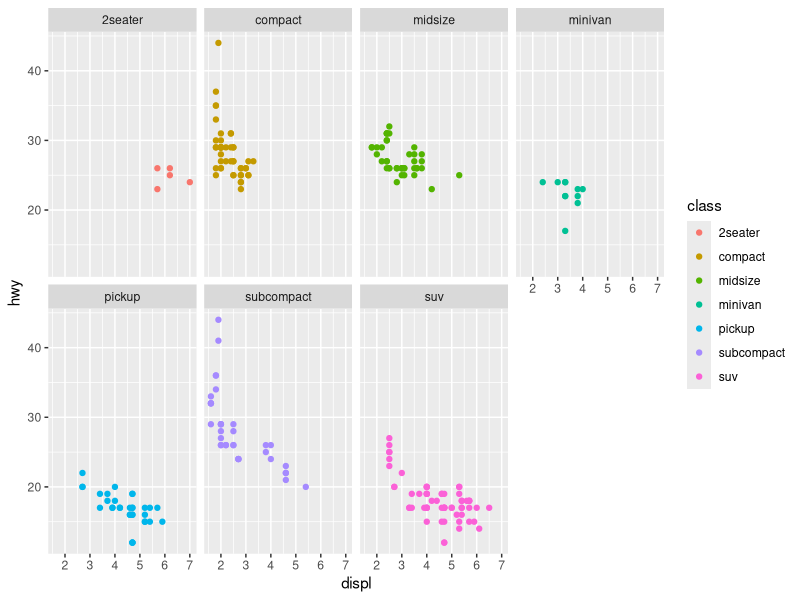
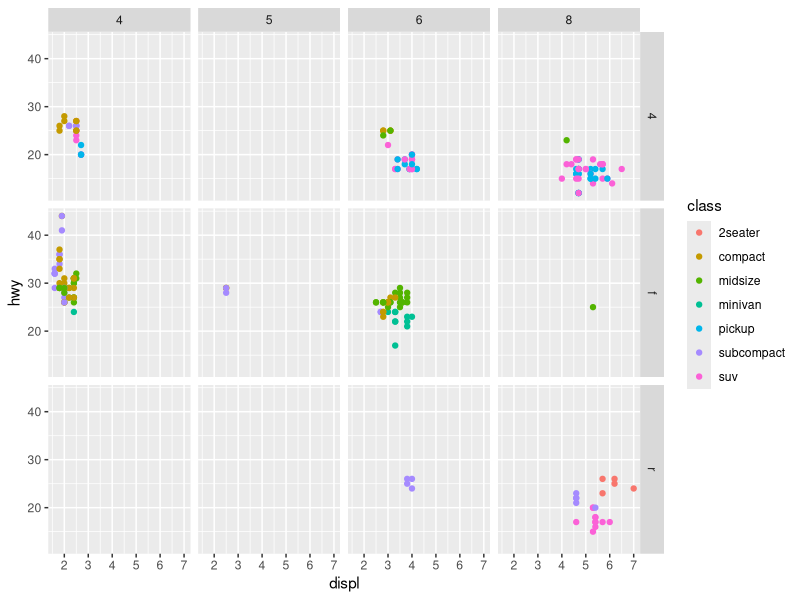
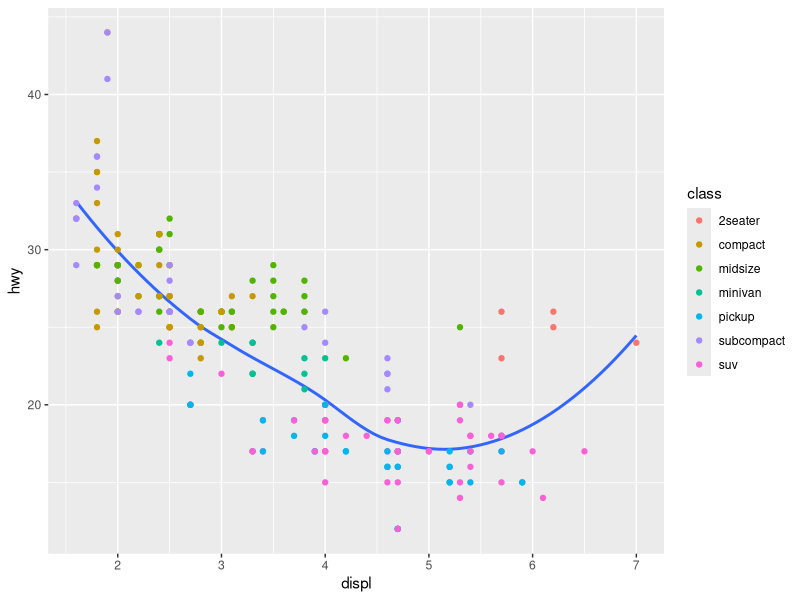
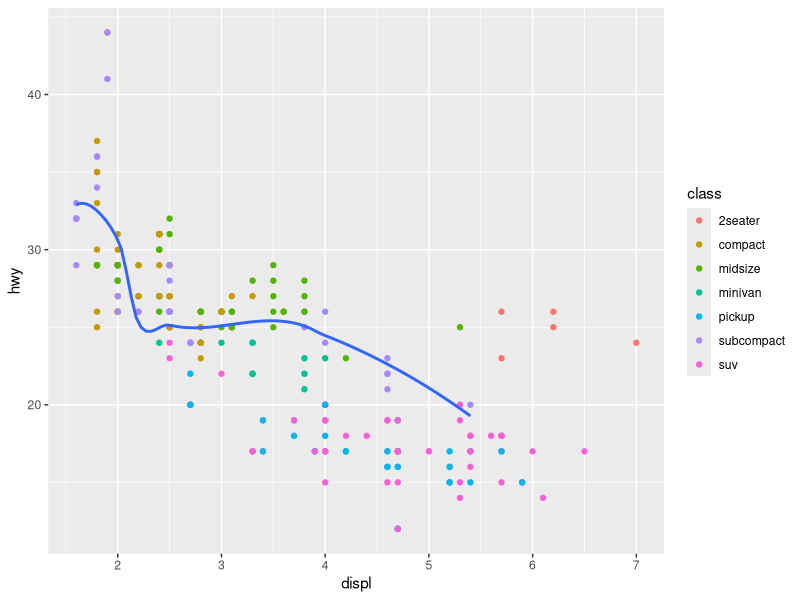
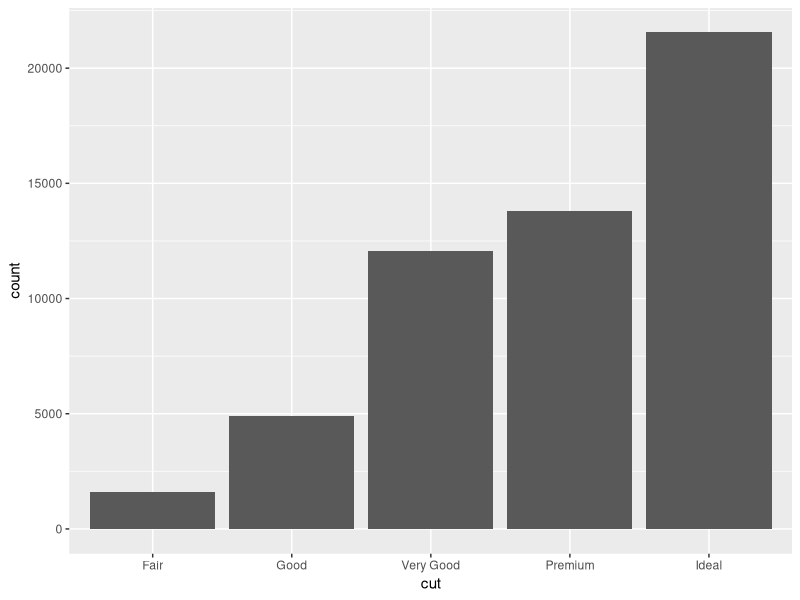
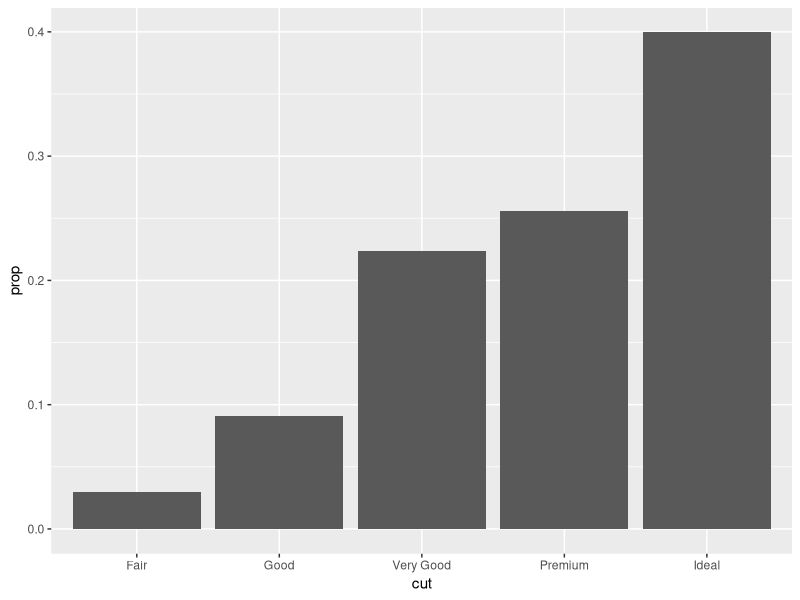
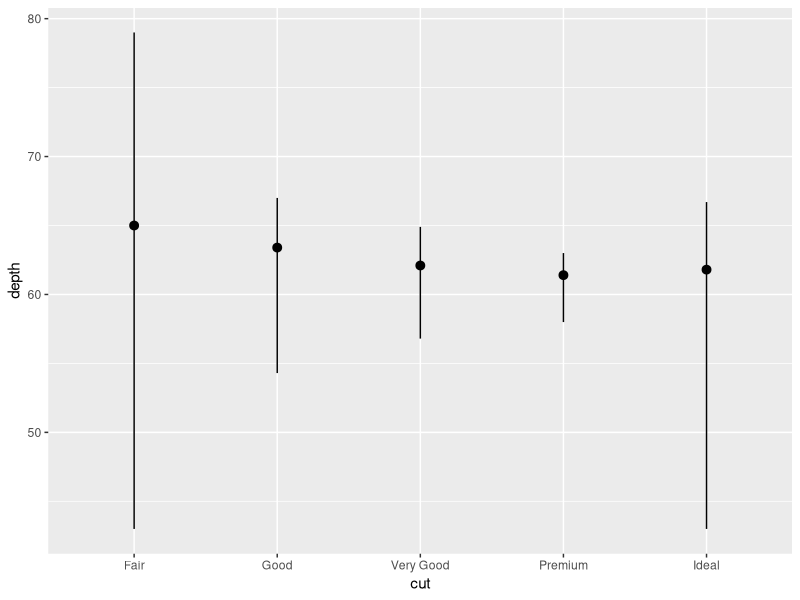
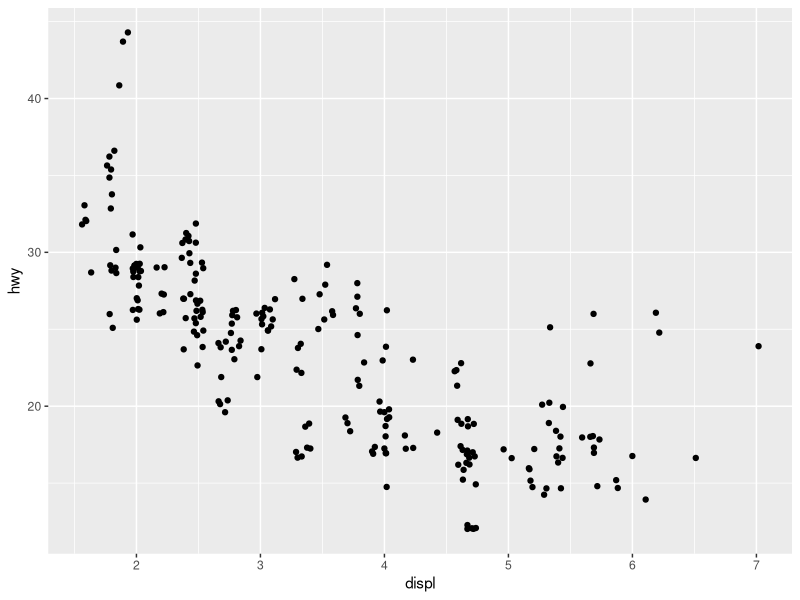

Write the R code that produced these figures, in order.
library(ggplot2)
library(tidyverse)

?mpg

# agrupación de puntos en gráficos diferentes
ggplot(data=mpg)+
  geom_point(mapping = aes(x=displ,y=hwy,color=class))+
  facet_wrap(~class,nrow=2)


# representación de los puntos en función de la agrupación de dos variables
ggplot(data=mpg)+
  geom_point(mapping = aes(x=displ,y=hwy,color=class))+
  facet_grid(drv~cyl)

# agregar líneas de tendencia sobre los datos
#con se=FALSE quita la franja gris con la desv asociada
ggplot(data=mpg,mapping = aes(x=displ,y=hwy))+geom_smooth(se=FALSE)+
  geom_point(mapping = aes(x=displ,y=hwy,color=class))

library(dplyr)
ggplot(data=mpg,mapping = aes(x=displ,y=hwy))+
  geom_point(mapping = aes(color=class))+
  geom_smooth(data=filter(mpg,class=="subcompact"),se=FALSE)

?diamonds

ggplot(data=diamonds)+ geom_bar(mapping = aes(x=cut))

# representar en el eje x proporciones
ggplot(data = diamonds)+geom_bar(mapping = aes(x=cut,y=..prop..,group=1))
#agregar + inf al gráfico (min,max,mediana)
ggplot(data=diamonds)+stat_summary(mapping = aes(x=cut,y=depth),
                                   fun.ymin = min,
                                   fun.ymax = max,
                                   fun.y = median)
#para que salgan los solapados despazandolos un poco
ggplot(data=mpg)+
  geom_point(mapping = aes(x=displ,y=hwy),position = "jitter")

#boxplots
ggplot(data=mpg,mapping = aes(x=class,y=hwy))+geom_boxplot()+
  coord_flip() #rota coordnadas


